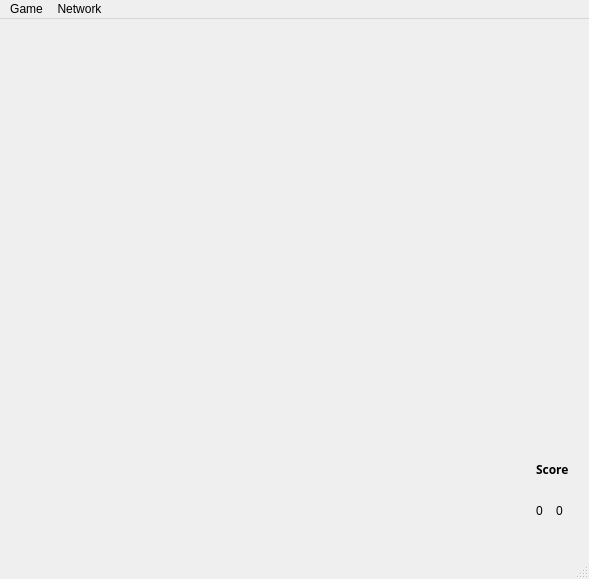
<?xml version="1.0" encoding="UTF-8"?>
<ui version="4.0">
 <class>MainWindow</class>
 <widget class="QMainWindow" name="MainWindow">
  <property name="geometry">
   <rect>
    <x>0</x>
    <y>0</y>
    <width>589</width>
    <height>579</height>
   </rect>
  </property>
  <property name="windowTitle">
   <string>MainWindow</string>
  </property>
  <widget class="QWidget" name="centralWidget">
   <widget class="QWidget" name="layoutWidget">
    <property name="geometry">
     <rect>
      <x>9</x>
      <y>9</y>
      <width>571</width>
      <height>501</height>
     </rect>
    </property>
    <layout class="QHBoxLayout" name="horizontalLayout">
     <item>
      <layout class="QGridLayout" name="gridLayout">
       <item row="0" column="0">
        <layout class="QHBoxLayout" name="HLayout">
         <property name="topMargin">
          <number>10</number>
         </property>
         <item>
          <widget class="QLabel" name="label_6">
           <property name="font">
            <font>
             <weight>75</weight>
             <bold>true</bold>
            </font>
           </property>
           <property name="text">
            <string/>
           </property>
          </widget>
         </item>
         <item>
          <spacer name="horizontalSpacer">
           <property name="orientation">
            <enum>Qt::Horizontal</enum>
           </property>
           <property name="sizeHint" stdset="0">
            <size>
             <width>40</width>
             <height>20</height>
            </size>
           </property>
          </spacer>
         </item>
         <item>
          <widget class="QLabel" name="label_3">
           <property name="font">
            <font>
             <weight>75</weight>
             <bold>true</bold>
            </font>
           </property>
           <property name="text">
            <string/>
           </property>
          </widget>
         </item>
         <item>
          <widget class="QLabel" name="label_color">
           <property name="font">
            <font>
             <weight>75</weight>
             <bold>true</bold>
            </font>
           </property>
           <property name="text">
            <string/>
           </property>
          </widget>
         </item>
         <item>
          <spacer name="horizontalSpacer_2">
           <property name="orientation">
            <enum>Qt::Horizontal</enum>
           </property>
           <property name="sizeHint" stdset="0">
            <size>
             <width>40</width>
             <height>20</height>
            </size>
           </property>
          </spacer>
         </item>
         <item>
          <widget class="QLabel" name="label_turn">
           <property name="font">
            <font>
             <weight>75</weight>
             <bold>true</bold>
            </font>
           </property>
           <property name="text">
            <string/>
           </property>
          </widget>
         </item>
         <item>
          <widget class="QLabel" name="label_2">
           <property name="font">
            <font>
             <weight>75</weight>
             <bold>true</bold>
            </font>
           </property>
           <property name="text">
            <string/>
           </property>
          </widget>
         </item>
        </layout>
       </item>
      </layout>
     </item>
     <item>
      <layout class="QVBoxLayout" name="verticalLayout_2">
       <item>
        <spacer name="verticalSpacer">
         <property name="orientation">
          <enum>Qt::Vertical</enum>
         </property>
         <property name="sizeHint" stdset="0">
          <size>
           <width>20</width>
           <height>40</height>
          </size>
         </property>
        </spacer>
       </item>
       <item>
        <layout class="QGridLayout" name="gridLayout_2">
         <item row="1" column="0">
          <widget class="QLabel" name="label_4">
           <property name="text">
            <string/>
           </property>
           <property name="pixmap">
            <pixmap>../../../../../FIT/2.sem/qt/moje/moje-piskvorky-0.5.2-doxygen/images/white.png</pixmap>
           </property>
          </widget>
         </item>
         <item row="1" column="1">
          <widget class="QLabel" name="label_5">
           <property name="text">
            <string/>
           </property>
           <property name="pixmap">
            <pixmap>../../../../../FIT/2.sem/qt/moje/moje-piskvorky-0.5.2-doxygen/images/black.png</pixmap>
           </property>
          </widget>
         </item>
         <item row="2" column="0">
          <widget class="QLabel" name="label_score_white">
           <property name="text">
            <string>0</string>
           </property>
          </widget>
         </item>
         <item row="2" column="1">
          <widget class="QLabel" name="label_score_black">
           <property name="text">
            <string>0</string>
           </property>
          </widget>
         </item>
         <item row="0" column="0" colspan="2">
          <widget class="QLabel" name="label_score">
           <property name="font">
            <font>
             <family>Sans Serif</family>
             <weight>75</weight>
             <bold>true</bold>
            </font>
           </property>
           <property name="text">
            <string>Score</string>
           </property>
          </widget>
         </item>
        </layout>
       </item>
      </layout>
     </item>
    </layout>
   </widget>
  </widget>
  <widget class="QStatusBar" name="statusBar"/>
  <widget class="QMenuBar" name="menuBar">
   <property name="geometry">
    <rect>
     <x>0</x>
     <y>0</y>
     <width>589</width>
     <height>21</height>
    </rect>
   </property>
   <widget class="QMenu" name="menuGame">
    <property name="title">
     <string>Network</string>
    </property>
    <addaction name="actionNew_Network_Game"/>
    <addaction name="actionConnect_to_Game"/>
   </widget>
   <widget class="QMenu" name="menuGame_2">
    <property name="title">
     <string>Game</string>
    </property>
    <addaction name="actionMove_Back_2"/>
    <addaction name="actionReset_Game"/>
    <addaction name="actionQuit"/>
   </widget>
   <addaction name="menuGame_2"/>
   <addaction name="menuGame"/>
  </widget>
  <action name="actionNewLocalGame">
   <property name="text">
    <string>New Local Game</string>
   </property>
  </action>
  <action name="actionNew_Network_Game">
   <property name="text">
    <string>Start Server</string>
   </property>
  </action>
  <action name="actionConnect_to_Game">
   <property name="text">
    <string>Connect to Game</string>
   </property>
  </action>
  <action name="actionMove_Back">
   <property name="text">
    <string>Move Back</string>
   </property>
  </action>
  <action name="actionReset_Game">
   <property name="text">
    <string>Reset Game</string>
   </property>
  </action>
  <action name="actionQuit">
   <property name="text">
    <string>Quit</string>
   </property>
  </action>
  <action name="actionMove_Back_2">
   <property name="text">
    <string>Move Back</string>
   </property>
  </action>
 </widget>
 <layoutdefault spacing="6" margin="11"/>
 <resources/>
 <connections>
  <connection>
   <sender>actionQuit</sender>
   <signal>triggered()</signal>
   <receiver>MainWindow</receiver>
   <slot>close()</slot>
   <hints>
    <hint type="sourcelabel">
     <x>-1</x>
     <y>-1</y>
    </hint>
    <hint type="destinationlabel">
     <x>19</x>
     <y>146</y>
    </hint>
   </hints>
  </connection>
 </connections>
</ui>
